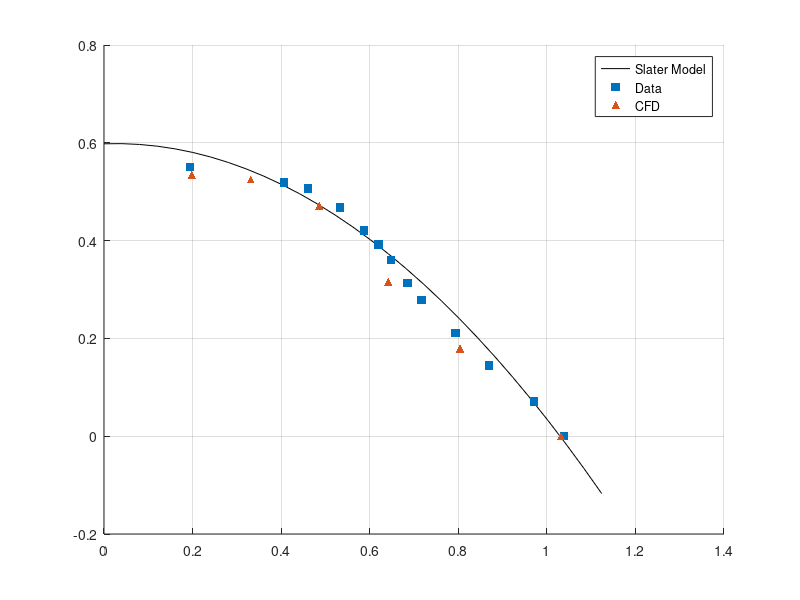

This chart was generated by the following MATLAB code: (Note: this script raises an error after producing the figure.)
clear; clc


%[0.06426610978520282, -0.00014416775884665278;
cfd_data = [0.06426610978520282, 0;
0.01234706612824018, 0.033328964613368275;
0.020639722925144748, 0.032726081258191334;
0.030300589308001013, 0.029370904325032757;
0.03995199360644611, 0.019672346002621237;
0.05008252345189351, 0.011179554390563555];



efd_data = [0.012059673783939639, 0.03431230564964155;
0.036603710755445454, 0.026207981542455107;
0.044666540641628574, 0.01732076575657504;
0.04942177224024738,  0.013153210701277056;
0.054141503427901666, 0.0090231261087112;
0.06044960025569479,  0.004426562696064985;
% 0.06465393794749408, -0.00014416775884665278;
0.06465393794749408, 0;
0.04269634998138862,  0.01948885976408912;
0.04040359308970683,  0.022424639580602892;
0.038616588519754635, 0.0244167758846658;
0.03319403216170311,  0.029134993446920047;
0.028692895147592882, 0.031572739187418083;
0.025352740250925116, 0.032332896461336844];

mach = 2.46;
gamma = 1.4;
factor = (1+(gamma-1)*mach^2/2)^(gamma/(gamma-1));

plen_ratio_unscaled = 0:0.0025:0.07;
plen_ratio_scaled = plen_ratio_unscaled*factor;
slater_model_scaled = -0.59361420*plen_ratio_scaled.^2 + 0.03069346*plen_ratio_scaled + 0.59799735;
slater_model_unscaled = slater_model_scaled/factor;

% unscaled -> Q_sonic
% figure(1); clf; hold on
% plot(plen_ratio_unscaled,slater_model_unscaled,'k')
% scatter(efd_data(:,1),efd_data(:,2),'square','filled')
% scatter(cfd_data(:,1),cfd_data(:,2),'^','filled')

% scaled -> Q_sonic-B
figure(1); clf; hold on
plot(plen_ratio_scaled,slater_model_scaled,'k')
scatter(efd_data(:,1)*factor,efd_data(:,2)*factor,'square','filled')
scatter(cfd_data(:,1)*factor,cfd_data(:,2)*factor,'^','filled')

grid on
lgd = legend('Slater Model','Data','CFD','Location','Best');
lgd.Box = 'off';
xlim([0,1.2])
ylim([0,0.6])
ylabel('Surface Sonic Flow Coefficient')
xlabel('Plenum Static Pressure Ratio')

% expand axis to fill figure
fig = gcf;
ax = findobj(fig,'type','axes');
for axn = 1:length(ax)
    outerpos = ax(axn).OuterPosition;
    ti = ax(axn).TightInset;
    left = outerpos(1) + ti(1);
    bottom = outerpos(2) + ti(2);
    ax_width = outerpos(3) - ti(1) - ti(3);
    ax_height = outerpos(4) - ti(2) - ti(4);
    ax(axn).Position = [left bottom ax_width ax_height];
end

% save as
raw_name = 'slater_cfd_plot';
format = 'both';

set(gcf,'color','w');
set(gcf,'PaperPositionMode','auto')

switch format
    case 'png'
        print([raw_name, '.png'],'-dpng')
    case 'eps'
        print([raw_name, '.eps'],'-depsc')
    case 'both'
        print([raw_name, '.png'],'-dpng')
        print([raw_name, '.eps'],'-depsc')
    otherwise
        disp(['unrecognized format: ',format])
end

